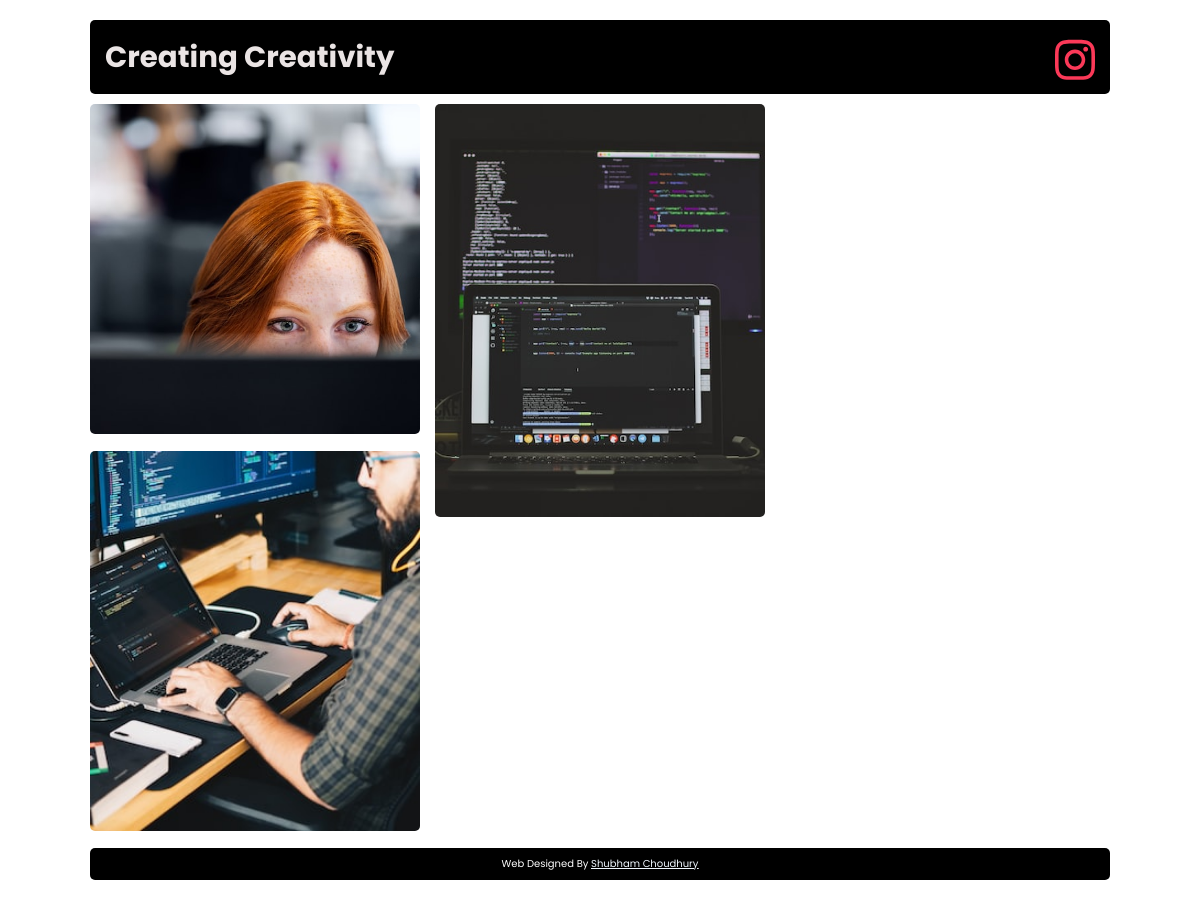
Before: / with the older database file.
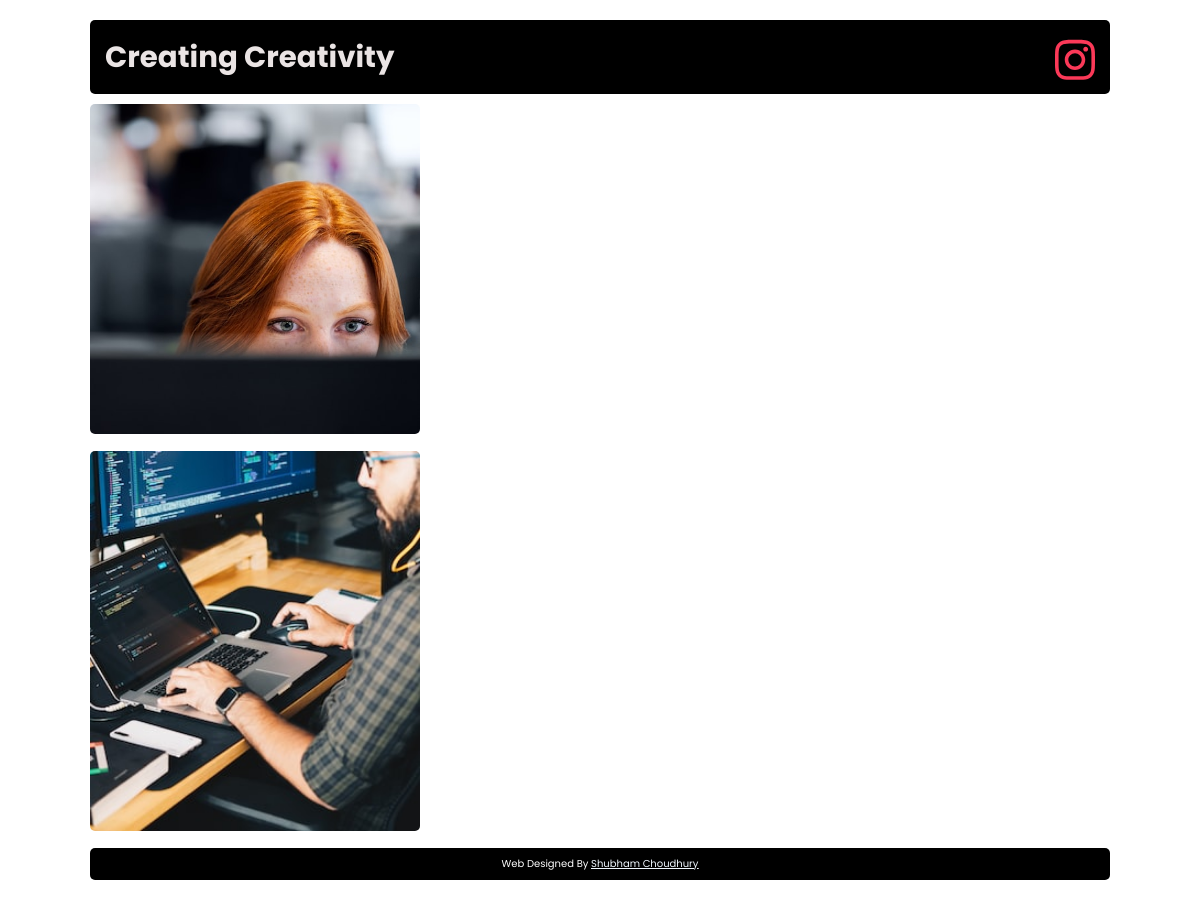
After: the same page with the newer database file.
### app.py (models this page shows, shortened)
class Posts(db.Model):
    __tablename__ = 'posts'
    id = db.Column(db.Integer, primary_key=True)
    image = db.Column(db.Text)
    content = db.Column(db.Text)

### app.py (the view)
@app.route('/')
def index():
    posts = Posts.query.all()
    return render_template('index.html', posts=posts)

### templates/index.html (shortened to what this page needs)
<!DOCTYPE html>
<html lang="en">
<head>
    <link rel="stylesheet" href="{{ url_for('static', filename='css/style.css')}}">
    <link rel="stylesheet" href="{{ url_for('static', filename='css/lightbox.css')}}">
</head>
<body>
<div class="container">
    <div class="title">
        <a style="text-decoration: none; color: rgb(234, 228, 228);" href="/"><h3>Creating Creativity</h3></a>
        <div class="insta">
            <a href="#">
            </a>
        </div>
    </div>
    <div class="image-container">
        {% for post in posts %}
        {% set image = "uploads/" + post.image %}
        <a href="{{ url_for('static', filename=image)}}" data-lightbox="models" data-title="{{post.content}}">
            <img src="{{ url_for('static', filename=image)}}" alt="">
        </a>
        {% endfor %}
    </div>
    <div class="title bottom">
        <p>Web Designed By <a style="color:aliceblue" href="#"><u>Shubham Choudhury</u></a></p>
    </div>
</div>
</body>
</html>

### static/css/style.css (style rules this page uses)
* { margin: 0; padding: 0; box-sizing: border-box; font-family: "Poppins", sans-serif; }
.container { max-width: 85%; margin: 20px auto; }
.container .title { font-size: 25px; background-color: #000; color: #fff; border-radius: 5px; margin-bottom: 10px; text-align: center; padding: 15px; display: flex; align-items: center; justify-content: space-between; }
.title p { font-size: 10px; }
.title.bottom { display: block; justify-content: center; padding: 8px; }
.insta { width: 40px; height: 40px; }
.container .image-container { columns: 3 250px; gap: 15px; }
.container .image-container img { margin-bottom: 10px; border-radius: 5px; width: 100%; }

Changed rows visible on the page:
no longer on this page (row edited): Posts: shows a picture
